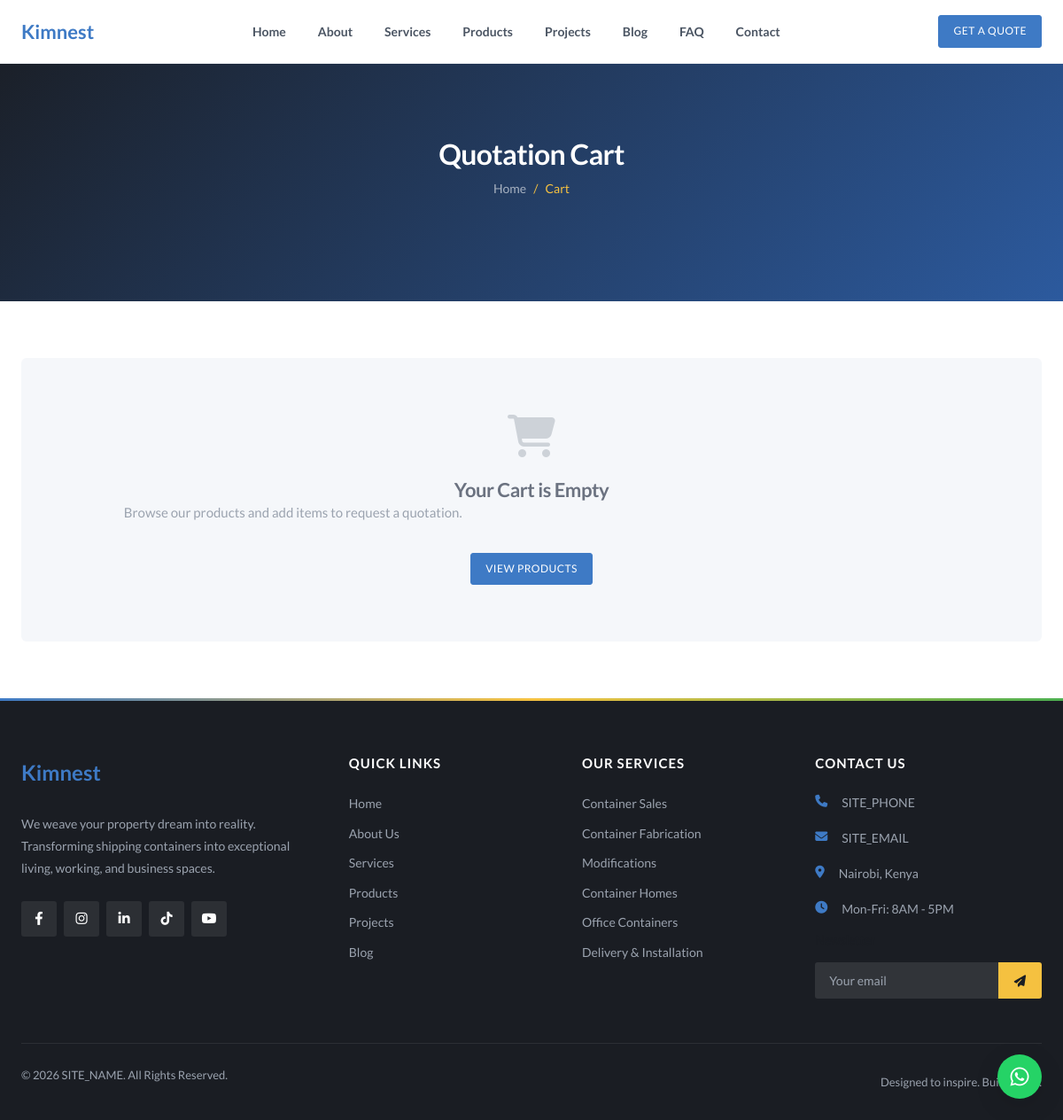
Before: /pages/cart.php with the older database file.
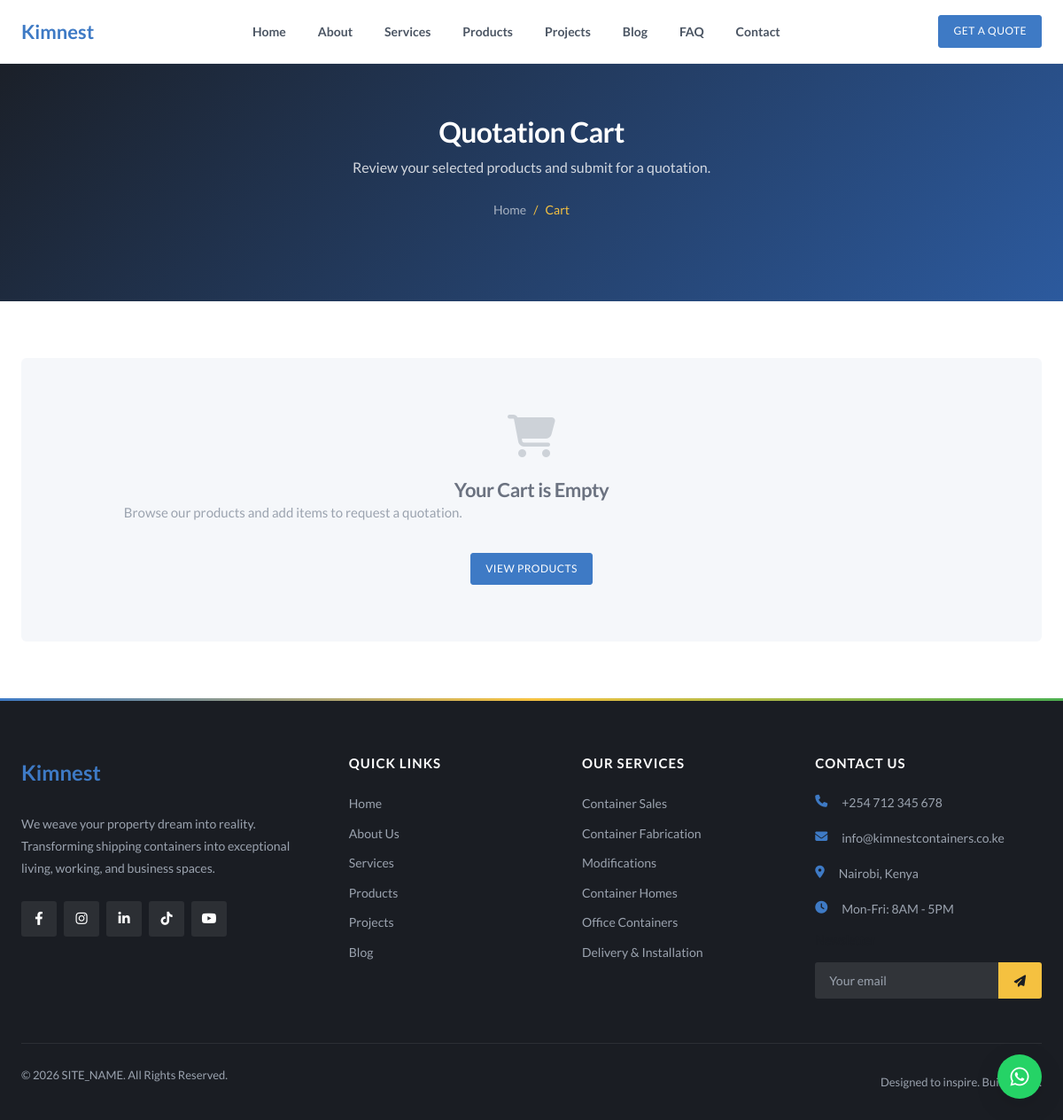
After: the same page with the newer database file.
### tables this page shows
CREATE TABLE site_content (
    id INT AUTO_INCREMENT PRIMARY KEY,
    page_slug VARCHAR(50) NOT NULL,
    section_key VARCHAR(50) NOT NULL,
    content_key VARCHAR(100) NOT NULL,
    content_value LONGTEXT,
    content_type ENUM('text', 'textarea', 'html', 'image') DEFAULT 'text',
    is_visible TINYINT(1) DEFAULT 1,
    created_at TIMESTAMP DEFAULT CURRENT_TIMESTAMP,
    updated_at TIMESTAMP DEFAULT CURRENT_TIMESTAMP ON UPDATE CURRENT_TIMESTAMP,
    UNIQUE KEY unique_content (page_slug, section_key, content_key)
);

CREATE TABLE site_settings (
    id INT AUTO_INCREMENT PRIMARY KEY,
    setting_key VARCHAR(100) NOT NULL UNIQUE,
    setting_value TEXT,
    created_at TIMESTAMP DEFAULT CURRENT_TIMESTAMP,
    updated_at TIMESTAMP DEFAULT CURRENT_TIMESTAMP ON UPDATE CURRENT_TIMESTAMP
);

### includes/functions.php (called while the page is built, shortened)
<?php
require_once __DIR__ . '/db.php';
function getContent($page, $section, $key, $default = '') {
    global $pdo;
    $stmt = $pdo->prepare("SELECT content_value, content_type, is_visible FROM site_content WHERE page_slug = ? AND section_key = ? AND content_key = ?");
    $stmt->execute([$page, $section, $key]);
    $result = $stmt->fetch();
    if (!$result) return $default;
    $value = $result['content_value'];
    $type = $result['content_type'] ?? 'text';
    if ($type === 'textarea') {
        $value = strip_tags($value);
        $value = trim($value);
    }
    return $value;
}
function getSetting($key, $default = '') {
    global $pdo;
    $stmt = $pdo->prepare("SELECT setting_value FROM site_settings WHERE setting_key = ?");
    $stmt->execute([$key]);
    $result = $stmt->fetch();
    return $result ? $result['setting_value'] : $default;
}

### pages/cart.php (the view, shortened to what the changed rows need)
<?php
include __DIR__ . '/../includes/header.php';
$heroBg = getContent('cart', 'hero', 'bg_image', '');
$heroOverlay = getContent('cart', 'hero', 'overlay_color', '#1a2e4a');
$heroDesc = getContent('cart', 'hero', 'description', '');
?>
<section class="page-banner page-banner--tall" <?php if (!empty($heroBg)): ?>style="background-image: linear-gradient(<?= $heroOverlay ?>dd, <?= $heroOverlay ?>ee), url(<?= BASE_URL ?>/<?= htmlspecialchars($heroBg) ?>); background-size: cover; background-position: center;"<?php endif; ?>>
    <div class="container">
        <h1><?= htmlspecialchars(getContent('cart', 'hero', 'overline', 'Quotation Cart')) ?></h1>
        <?php if (!empty($heroDesc)): ?>
            <p class="page-banner__desc"><?= htmlspecialchars($heroDesc) ?></p>
        <?php endif; ?>
        <div class="breadcrumb">
            <a href="<?= BASE_URL ?>/">Home</a> <span>/</span> <span>Cart</span>
        </div>
    </div>
</section>
<?php include __DIR__ . '/../includes/footer.php'; ?>

### includes/footer.php (shortened to what the changed rows need)
    </main>
    <footer class="footer">
        <div class="container">
            <div class="footer-grid">
                <div class="footer-col">
                    <a href="<?= BASE_URL ?>/" class="footer-logo">
                        <span class="logo-text">Kim<span>nest</span></span>
                    </a>
                    <p><?= htmlspecialchars(getSetting('site_tagline', 'We weave your property dream into reality. Transforming shipping containers into exceptional living, working, and business spaces.')) ?></p>
                    <div class="social-links">
                        <a href="<?= getSetting('facebook_url', '#') ?>" target="_blank"><i class="fab fa-facebook-f"></i></a>
                        <a href="<?= getSetting('instagram_url', '#') ?>" target="_blank"><i class="fab fa-instagram"></i></a>
                        <a href="<?= getSetting('linkedin_url', '#') ?>" target="_blank"><i class="fab fa-linkedin-in"></i></a>
                        <a href="<?= getSetting('tiktok_url', '#') ?>" target="_blank"><i class="fab fa-tiktok"></i></a>
                        <a href="<?= getSetting('youtube_url', '#') ?>" target="_blank"><i class="fab fa-youtube"></i></a>
                    </div>
                </div>
                <div class="footer-col">
                    <ul class="footer-contact">
                        <li><i class="fas fa-phone"></i> <?= getSetting('site_phone', SITE_PHONE) ?></li>
                        <li><i class="fas fa-envelope"></i> <?= getSetting('site_email', SITE_EMAIL) ?></li>
                        <li><i class="fas fa-map-marker-alt"></i> <?= getSetting('site_address', 'Nairobi, Kenya') ?></li>
                        <li><i class="fas fa-clock"></i> Mon-Fri: 8AM - 5PM</li>
                    </ul>
                </div>
            </div>
        </div>
    </footer>
</body>
</html>

Changed rows visible on the page:
added site_content: content_value "Quotation Cart"
added site_content: content_value "Review your selected products and submit for a quotation."
added site_settings: setting_value "We weave your property dream into reality. Transforming shipping containers into exceptional living, working, and business spaces."
added site_settings: setting_value "+254 712 345 678"
added site_settings: setting_value "info@kimnestcontainers.co.ke"
added site_settings: setting_value "Nairobi, Kenya"
Other visible differences:
getContent('cart', 'hero', 'overline', 'Quotation Cart'): "Quotation Cart" → (not shown)
getSetting('site_phone', SITE_PHONE): "SITE_PHONE" → (not shown)
getSetting('site_email', SITE_EMAIL): "SITE_EMAIL" → (not shown)
getSetting('site_address', 'Nairobi, Kenya'): "Nairobi, Kenya" → (not shown)
text no longer shown: "We weave your property dream into reality. Transforming shipping containers into exceptional living, working, and business spaces."
